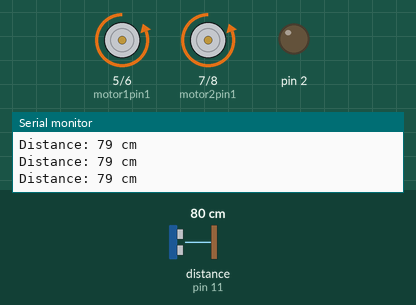
Recording of a sketch running on a simulated Arduino Uno, built with avr-gcc and run on an emulated ATmega328P. Parts: motor-driver pin pairs drawn as motors (green arrow = first pin HIGH = forward, orange = second pin HIGH = backward, longer = more drive, scaled by the enable pin), output pins drawn as LEDs (lit = HIGH), the last lines printed to the serial monitor. Wiring (inferred from the names in the program): ultrasonic range finder: trigger pin 10; echo pin 11. The inputs (shaded band) are chosen by the test bench; at power-on: distance to the obstacle (sensor on pin 11) 80 cm. The echo pulse lasts 58.3 µs per cm; pins used as bus, display or sensor lines are not drawn.

Above: at 1.2 s.
1.3 s: distance to the obstacle (sensor on pin 11) set to 13 cm
2.8 s: distance to the obstacle (sensor on pin 11) set to 10 cm
At 3.9 s:
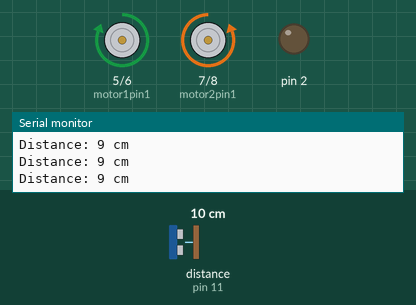
Timing chart, 0 to 5.8 s (numbered marks = the images above; inputs shaded):
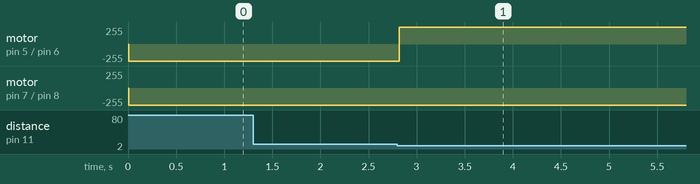

The sketch:

Arduino_Uno_Car_Code.ino
```cpp
int motor1pin1 = 5;
int motor1pin2 = 6;
int motor1speed = 3;
int motor2pin1 = 7;
int motor2pin2 = 8;
int motor2speed = 9;
// defines pins numbers
int trigPin = 10;
int echoPin = 11;
// defines variables
long duration;
int distance;
void setup() {
  pinMode(trigPin, OUTPUT); // Sets the trigPin as an Output
  pinMode(echoPin, INPUT); // Sets the echoPin as an Input
  Serial.begin(9600); // Starts the serial communication

  pinMode(motor1pin1, OUTPUT);
  pinMode(motor1pin2, OUTPUT);
  pinMode(motor2pin1, OUTPUT);
  pinMode(motor2pin2, OUTPUT);
  pinMode(motor1speed, OUTPUT);
  pinMode(motor2speed, OUTPUT);

  pinMode(2, OUTPUT);
  pinMode(7, OUTPUT);

}
void loop() {
  // Clears the trigPin
  digitalWrite(trigPin, LOW);
  delayMicroseconds(2);
  // Sets the trigPin on HIGH state for 10 micro seconds
  digitalWrite(trigPin, HIGH);
  delayMicroseconds(10);
  digitalWrite(trigPin, LOW);
  // Reads the echoPin, returns the sound wave travel time in microseconds
  duration = pulseIn(echoPin, HIGH);
  // Calculating the distance
  distance = duration * 0.034 / 2;
  // Prints the distance on the Serial Monitor
  Serial.print("Distance: ");
  Serial.print(distance);
  Serial.println(" cm");

 if (distance > 10){

  analogWrite(motor1speed, 255);
  digitalWrite(motor1pin1, LOW);
  digitalWrite(motor1pin2, HIGH);

  analogWrite(motor2speed, 255);
  digitalWrite(motor2pin1, LOW);
  digitalWrite(motor2pin2, HIGH);

 }else{

   analogWrite(motor1speed, 255);
  digitalWrite(motor1pin1, HIGH);
  digitalWrite(motor1pin2, LOW);

  analogWrite(motor2speed, 255);
  digitalWrite(motor2pin1, LOW);
  digitalWrite(motor2pin2, HIGH);

 delay(500);
 }


}
```

Measured:
- the behaviour switches between 12 and 11 cm on distance to the obstacle (sensor on pin 11) (found by bisection; images 0 and 1)
- after the input at 2.8 s, motor on pin 5 (motor1pin1) / pin 6 (motor1pin2): backward 255/255 → forward 255/255 at once
